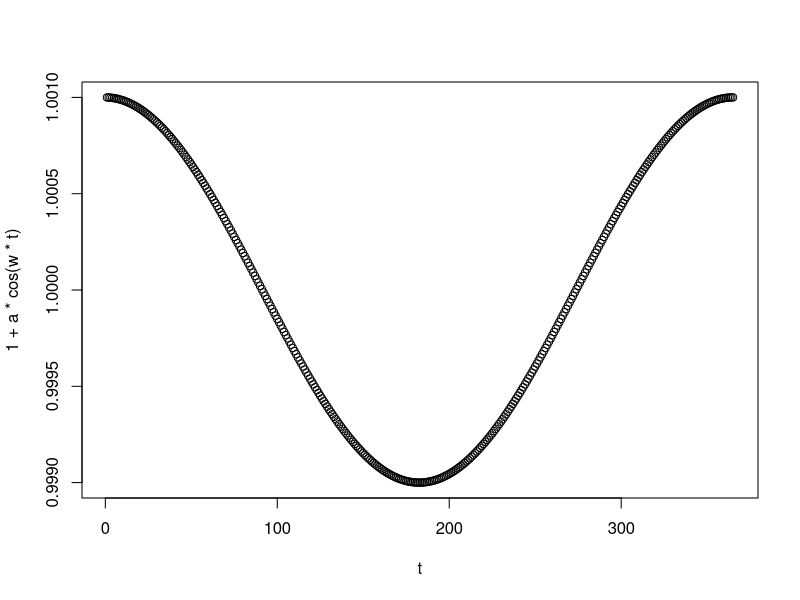

Reproduce this figure in R. (Note: this script raises an error after producing the figure.)
w=(2*pi)/365
t=1:365
a=0.001

plot(t, 1+a*cos(w*t))



p=0.5
mu=0.08
t=seq(1,120)
t0=0
biomass= (p/mu)*(1-exp(-mu*(t-t0)))
  


calib_data$biom2
